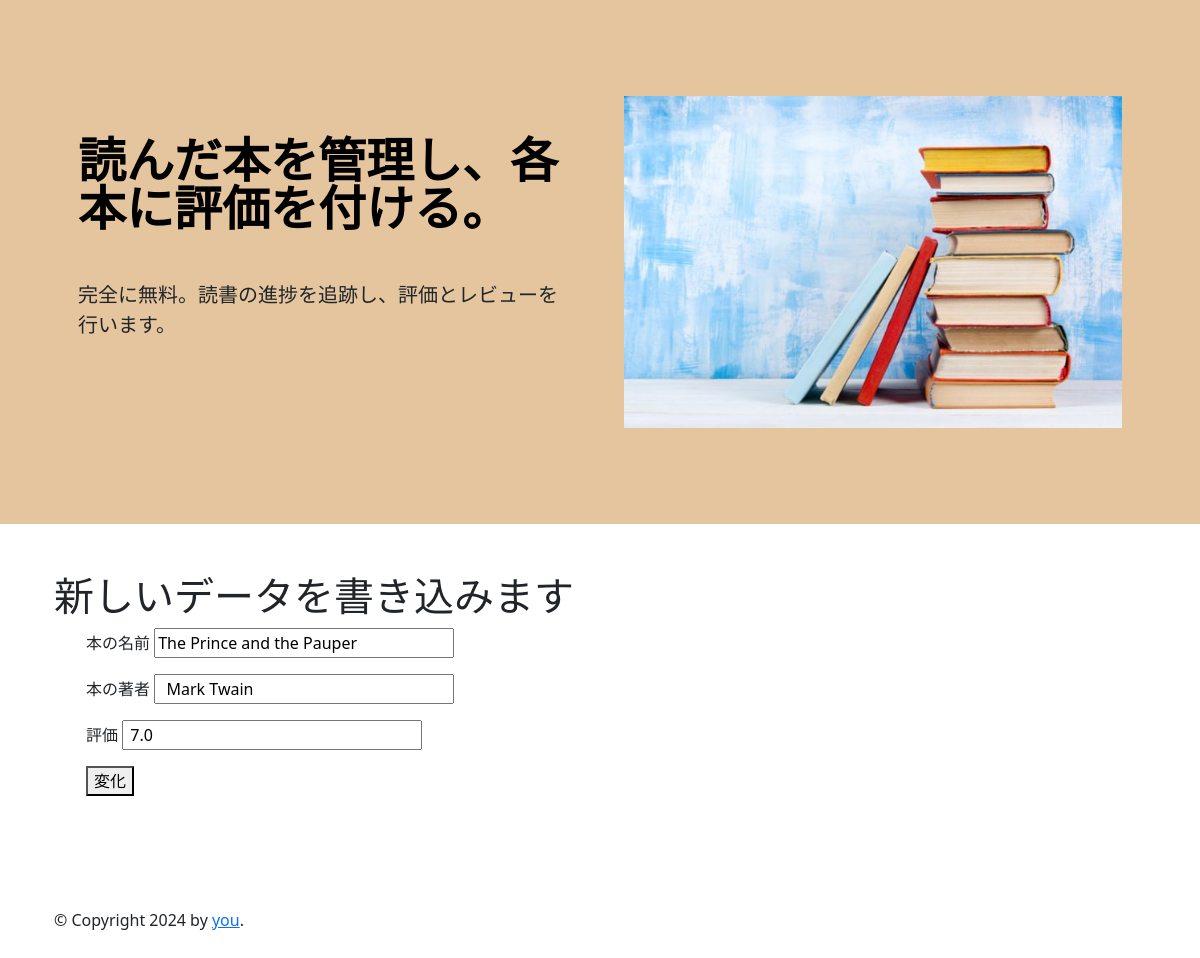
The page /edit/3 on the database its author committed.
### main.py (models this page shows, shortened)
class Book(db.Model):
    id = db.Column('id', db.Integer, primary_key=True)
    title = db.Column(db.String(100), unique=True, nullable=False)
    author = db.Column(db.String(250), unique=False, nullable=False)
    rating = db.Column(db.Float(), unique=False, nullable=False)

### main.py (the view)
@app.route('/edit/<id_number>')
def edit(id_number):
    print(id_number)
    book = db.get_or_404(Book, id_number)
    print(f'this is the book you are looking for: {book.title}')
    return render_template('edit.html', book_data=book)

### templates/edit.html (shortened to what this page needs)
<!DOCTYPE html>
{% extends "base.html" %}
{% block content %}
<h1>新しいデータを書き込みます</h1>
<form action="{{ url_for('update')  }}" method="POST">
    <ul>
        <label>本の名前</label>
        <input style="width: 300px;" name="title" type="text" value="{{ book_data.title }} ">
    </ul>
    <ul>
        <label>本の著者</label>
        <input style="width: 300px;" name="author" value=" {{ book_data.author }} ">
    </ul>
    <ul>
        <label>評価</label>
        <input style="width: 300px;" name="rating" value=" {{ book_data.rating }}  ">
    </ul>
    <ul>
        <button> 変化</button>
    </ul>
</form>
{% endblock %}

### rows shown on the page
Book: title "The Prince and the Pauper", author "Mark Twain", rating "7.0"
